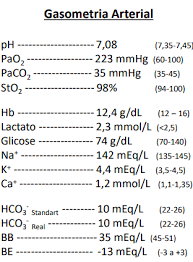
#> input picture gasometria.png, 193 x 262 px
$ python testar_interativo.py
#> lines starting #> are read from the running program, lines starting #| are printed output that depends on the picture; after the words box and inside, x2 and y2 are one past the last pixel; in counts of white or black regions, pixels touching at a corner belong together
#> the answer given: ../gasometria.png
#> in processar_foto, img is the input picture: shape (262, 193, 3); mean B, G, R 236.1, 236, 236
### ocr-service/main.py
import cv2
import pytesseract
import re
import json
import numpy as np
from typing import Dict, Optional, Any
import os

# Configuração do caminho do Tesseract (comentado para usar o PATH do sistema/Docker)
# Para uso local no Windows, descomente e ajuste os caminhos:
# pytesseract.pytesseract.tesseract_cmd = r"C:\Estudos\programas\Tesseract-OCR\tesseract.exe"
# os.environ['TESSDATA_PREFIX'] = r"C:\Estudos\programas\Tesseract-OCR\tessdata"

# Faixas de valores normais para validação
RANGES_GASOMETRIA = {
    "pH": (6.8, 7.8),
    "pCO2": (10, 100),      # mmHg
    "pO2": (40, 500),       # mmHg
    "HCO3": (10, 50),       # mEq/L
    "BE": (-20, 20),        # mEq/L (Base Excess)
    "SaO2": (50, 100),      # %
    "lactato": (0.5, 20),   # mmol/L
    "Na": (100, 180),       # mEq/L
    "K": (2.0, 8.0),        # mEq/L
    "Ca": (0.5, 3.0),       # mmol/L
    "Cl": (80, 130),        # mEq/L
    "Glicose": (20, 600)    # mg/dL
}

def preprocessar_imagem(img: np.ndarray) -> np.ndarray:
    """
    Aplica pré-processamento avançado para melhorar OCR em resultados de gasometria.
    """
    # Converte para escala de cinza
    gray = cv2.cvtColor(img, cv2.COLOR_BGR2GRAY)
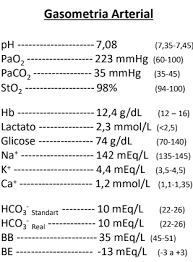
#> gray: shape (262, 193); min 0, max 255, mean 236

    # Redimensiona se a imagem for muito pequena (melhora OCR)
    height, width = gray.shape
#> height = 262; width = 193
    if width < 1000:
        scale = 1000 / width
#> scale = 5.18
        gray = cv2.resize(gray, None, fx=scale, fy=scale, interpolation=cv2.INTER_CUBIC)
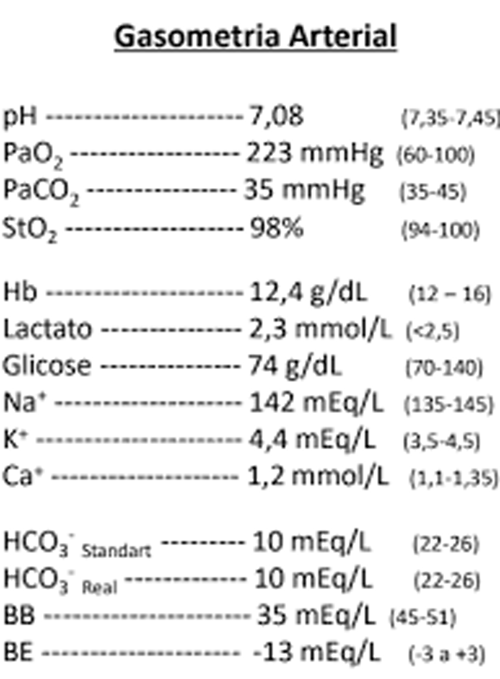
#> gray: shape (1358, 1000) (shown at 1/2 size); min 0, max 255, mean 235.2

    # Aplica denoising
    denoised = cv2.fastNlMeansDenoising(gray, None, 10, 7, 21)

    # Aumenta contraste com CLAHE
    clahe = cv2.createCLAHE(clipLimit=2.0, tileGridSize=(8, 8))
    contrasted = clahe.apply(denoised)

    # Binarização adaptativa (melhor para diferentes condições de iluminação)
    binary = cv2.adaptiveThreshold(
        contrasted, 255, cv2.ADAPTIVE_THRESH_GAUSSIAN_C,
        cv2.THRESH_BINARY, 11, 2
    )
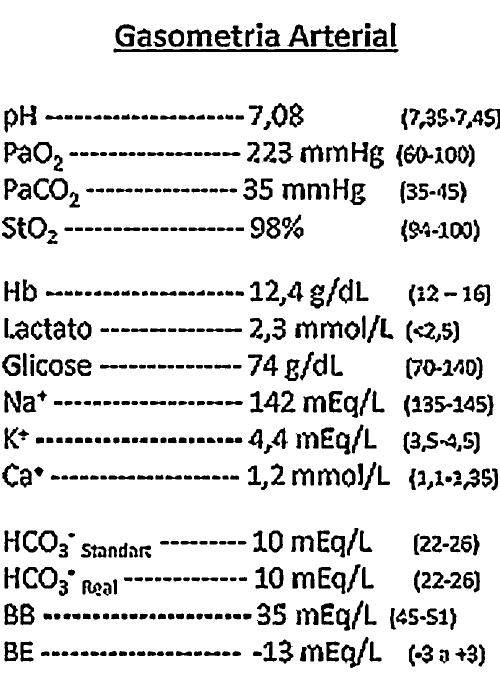
#> binary: shape (1358, 1000) (shown at 1/2 size); 88.1% white; 514 black regions (7 under 20 px), largest, box (x1, y1, x2, y2) and area: (227, 97, 797, 105) 3274, (9, 284, 63, 327) 1076, (683, 1274, 737, 1336) 1061

    # Remove ruídos pequenos
    kernel = np.ones((2, 2), np.uint8)
    cleaned = cv2.morphologyEx(binary, cv2.MORPH_CLOSE, kernel)
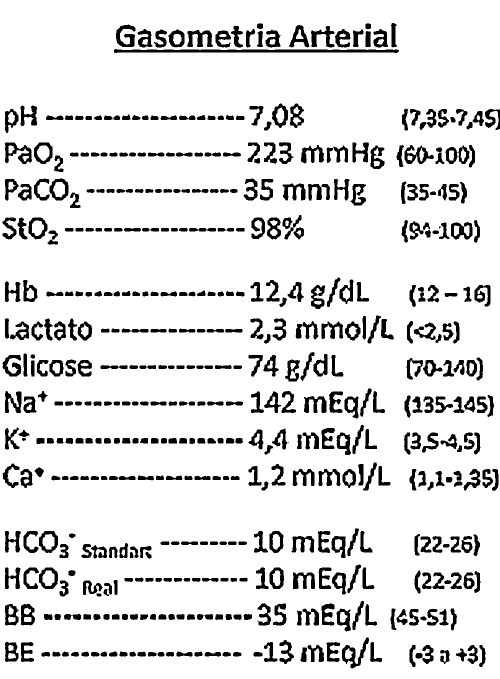
#> cleaned: shape (1358, 1000) (shown at 1/2 size); 88.1% white; 526 black regions (2 under 20 px), largest, box (x1, y1, x2, y2) and area: (228, 98, 798, 106) 3272, (10, 285, 64, 328) 1075, (684, 1275, 738, 1337) 1059

    return cleaned

# [140 lines left out: functions extrair_valores, validar_valores, not called in this run]

def processar_foto(imagem_bytes: bytes, validar: bool = True, debug: bool = False) -> str:
    """
    Processa foto de resultado de gasometria e retorna JSON com os valores extraídos.

    Args:
        imagem_bytes: Bytes da imagem a processar
        validar: Se True, valida valores contra faixas fisiológicas
        debug: Se True, inclui texto OCR completo no retorno

    Returns:
        JSON string com os resultados
    """
    try:
        # Lê a imagem enviada (bytes)
        np_arr = np.frombuffer(imagem_bytes, np.uint8)
        img = cv2.imdecode(np_arr, cv2.IMREAD_COLOR)

        if img is None:
            return json.dumps({
                "sucesso": False,
                "erro": "Não foi possível decodificar a imagem"
            }, ensure_ascii=False, indent=2)

        # Pré-processamento avançado
        img_processada = preprocessar_imagem(img)

        # OCR com configuração otimizada para texto médico
        # Tenta usar português, se não houver fallback para inglês
        config_tesseract = '--psm 6 --oem 3'  # PSM 6: assume um bloco uniforme de texto
        try:
            texto = pytesseract.image_to_string(img_processada, lang='por', config=config_tesseract)
        except:
            # Fallback para inglês se português não estiver disponível
            texto = pytesseract.image_to_string(img_processada, lang='eng', config=config_tesseract)

        # Extrai valores
        valores = extrair_valores(texto)

        # Monta resposta
        resposta = {
            "sucesso": True,
            "dados": valores if not validar else validar_valores(valores),
            "parametros_encontrados": sum(1 for v in valores.values() if v is not None),
            "total_parametros": len(valores)
        }

        if debug:
            resposta["texto_ocr"] = texto

        return json.dumps(resposta, ensure_ascii=False, indent=2)

    except Exception as e:
        return json.dumps({
            "sucesso": False,
            "erro": str(e)
        }, ensure_ascii=False, indent=2)

# Exemplo de uso
# [31 lines that do not run on import are left out]

### ocr-service/testar_interativo.py
"""
Script interativo para testar OCR de gasometria.
Permite arrastar e soltar arquivo ou digitar o caminho.
"""
from main import processar_foto
import os
import json

def limpar_caminho(caminho: str) -> str:
    """Remove aspas e espaços extras do caminho."""
    return caminho.strip().strip('"').strip("'")

def main():
    print("=" * 70)
    print("🧪 TESTE INTERATIVO DE OCR - GASOMETRIA")
    print("=" * 70)

    while True:
        print("\n" + "-" * 70)
        print("📁 Cole o caminho da imagem (ou 'sair' para encerrar):")
        print("   💡 Dica: Você pode arrastar o arquivo para a janela do terminal")
        print("-" * 70)

        caminho = input("\n➤ Caminho da imagem: ").strip()

        if caminho.lower() in ['sair', 'exit', 'q', 'quit']:
            print("\n👋 Encerrando...")
            break

        if not caminho:
            continue

        # Limpa o caminho (remove aspas se houver)
        caminho = limpar_caminho(caminho)

        if not os.path.exists(caminho):
            print(f"\n❌ Arquivo não encontrado: {caminho}")
            print("   Verifique se o caminho está correto.")
            continue

        # Verifica se é uma imagem
        extensoes_validas = ['.jpg', '.jpeg', '.png', '.bmp', '.tiff', '.tif']
        if not any(caminho.lower().endswith(ext) for ext in extensoes_validas):
            print(f"\n⚠️  Aviso: O arquivo pode não ser uma imagem válida")
            print(f"   Extensões suportadas: {', '.join(extensoes_validas)}")
            continuar = input("   Deseja continuar mesmo assim? (s/n): ")
            if continuar.lower() not in ['s', 'sim', 'y', 'yes']:
                continue

        print(f"\n🔍 Processando: {os.path.basename(caminho)}")
        print("   Aguarde...")

        try:
            # Lê a imagem
            with open(caminho, "rb") as f:
                imagem_bytes = f.read()

            # Processa com validação e debug
            resultado_json = processar_foto(imagem_bytes, validar=True, debug=True)
            resultado = json.loads(resultado_json)

            # Exibe resultado formatado
            print("\n" + "=" * 70)
            print("📊 RESULTADOS DA ANÁLISE")
            print("=" * 70)

            if resultado.get("sucesso"):
                print(f"\n✅ Status: Sucesso")
                print(f"📈 Parâmetros encontrados: {resultado['parametros_encontrados']}/{resultado['total_parametros']}")

                print("\n📋 VALORES EXTRAÍDOS:")
                print("-" * 70)

                dados = resultado["dados"]
                for parametro, info in dados.items():
                    if isinstance(info, dict):
                        valor = info.get("valor")
                        valido = info.get("valido")
                        mensagem = info.get("mensagem")

                        if valor is not None:
                            status_icon = "✅" if valido else "⚠️"
                            print(f"  {status_icon} {parametro:12s}: {valor:>8} - {mensagem}")
                        else:
                            print(f"  ❌ {parametro:12s}: Não encontrado")
                    else:
                        if info is not None:
                            print(f"  • {parametro:12s}: {info}")

                # Mostra texto OCR se debug estiver ativo
                if "texto_ocr" in resultado:
                    print("\n" + "-" * 70)
                    print("📄 TEXTO OCR COMPLETO:")
                    print("-" * 70)
                    print(resultado["texto_ocr"][:500])  # Primeiros 500 caracteres
                    if len(resultado["texto_ocr"]) > 500:
                        print(f"\n... (texto truncado, total: {len(resultado['texto_ocr'])} caracteres)")
            else:
                print(f"\n❌ Erro: {resultado.get('erro')}")

            print("\n" + "=" * 70)

            # Pergunta se quer salvar o resultado
            salvar = input("\n💾 Deseja salvar o resultado em JSON? (s/n): ")
            if salvar.lower() in ['s', 'sim', 'y', 'yes']:
                nome_saida = f"resultado_{os.path.splitext(os.path.basename(caminho))[0]}.json"
                with open(nome_saida, 'w', encoding='utf-8') as f:
                    f.write(resultado_json)
                print(f"✅ Resultado salvo em: {nome_saida}")

        except Exception as e:
            print(f"\n❌ Erro ao processar imagem: {e}")
            import traceback
            print("\nDetalhes do erro:")
            traceback.print_exc()

        # Pergunta se quer processar outra imagem
        print("\n" + "-" * 70)
        continuar = input("🔄 Processar outra imagem? (s/n): ")
        if continuar.lower() not in ['s', 'sim', 'y', 'yes']:
            print("\n👋 Encerrando...")
            break

if __name__ == "__main__":
    try:
        main()
#> (the call stopped at in processar_foto, `texto = pytesseract.image_to_string(img_processada, lang='por', config..`: pytesseract is not available in this run)
    except KeyboardInterrupt:
        print("\n\n👋 Interrompido pelo usuário. Encerrando...")
    except Exception as e:
        print(f"\n❌ Erro inesperado: {e}")
        import traceback
        traceback.print_exc()
